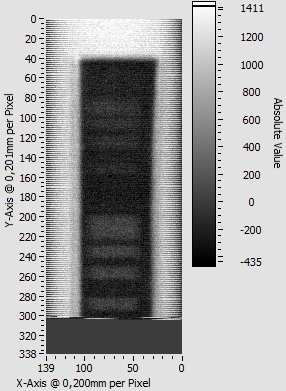
#> input picture 3B_900k.jpg, 286 x 391 px
$ jupyter execute --allow-errors ImageLearning.ipynb
#> lines starting #> are read from the running program, lines starting #| are printed output that depends on the picture
[cell 1]
import skimage
from skimage import io
from skimage import data
import numpy as np
import matplotlib.pyplot as plt

[cell 2]
#sample image (cmap is used to decide the color map) --interpolation is to use the missing gaps in the image
sample_image = np.random.random([300,300])
plt.imshow(sample_image,cmap = "gray",interpolation = "nearest")
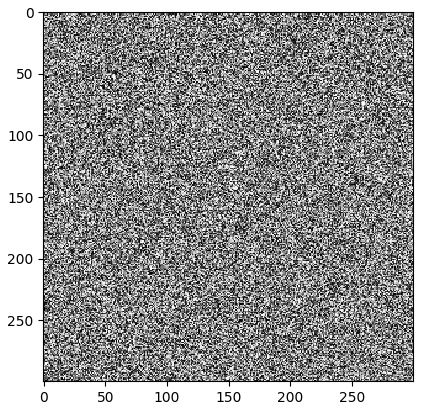
#> figure drawn by matplotlib, 1 panel

[cell 3]
#importing image
testImage = skimage.io.imread("./3B_900k.jpg", as_gray=False)
#> testImage is the input picture: shape (391, 286, 3); mean R, G, B 166.7, 166.5, 166.7
plt.imshow(testImage)
plt.xticks([])
plt.yticks([])
